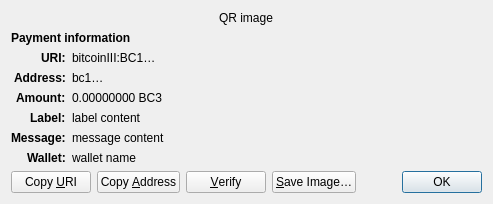
<?xml version="1.0" encoding="UTF-8"?>
<ui version="4.0">
 <class>ReceiveRequestDialog</class>
 <widget class="QDialog" name="ReceiveRequestDialog">
  <property name="geometry">
   <rect>
    <x>0</x>
    <y>0</y>
    <width>413</width>
    <height>229</height>
   </rect>
  </property>
  <property name="windowTitle">
   <string>Request payment to …</string>
  </property>
  <layout class="QGridLayout" name="gridLayout" columnstretch="0,1">
   <property name="sizeConstraint">
    <enum>QLayout::SetFixedSize</enum>
   </property>
   <item row="0" column="0" colspan="2" alignment="Qt::AlignHCenter">
    <widget class="QRImageWidget" name="qr_code">
     <property name="text">
      <string notr="true">QR image</string>
     </property>
     <property name="textInteractionFlags">
      <set>Qt::NoTextInteraction</set>
     </property>
    </widget>
   </item>
   <item row="1" column="0" colspan="2">
    <widget class="QLabel" name="payment_header">
     <property name="font">
      <font>
       <weight>75</weight>
       <bold>true</bold>
      </font>
     </property>
     <property name="text">
      <string>Payment information</string>
     </property>
     <property name="textInteractionFlags">
      <set>Qt::NoTextInteraction</set>
     </property>
    </widget>
   </item>
   <item row="2" column="0" alignment="Qt::AlignRight|Qt::AlignTop">
    <widget class="QLabel" name="uri_tag">
     <property name="font">
      <font>
       <weight>75</weight>
       <bold>true</bold>
      </font>
     </property>
     <property name="text">
      <string notr="true">URI:</string>
     </property>
     <property name="textFormat">
      <enum>Qt::PlainText</enum>
     </property>
     <property name="textInteractionFlags">
      <set>Qt::NoTextInteraction</set>
     </property>
    </widget>
   </item>
   <item row="2" column="1" alignment="Qt::AlignTop">
    <widget class="QLabel" name="uri_content">
     <property name="text">
      <string notr="true">bitcoinIII:BC1…</string>
     </property>
     <property name="textFormat">
      <enum>Qt::RichText</enum>
     </property>
     <property name="wordWrap">
      <bool>true</bool>
     </property>
     <property name="textInteractionFlags">
      <set>Qt::TextSelectableByMouse</set>
     </property>
    </widget>
   </item>
   <item row="3" column="0" alignment="Qt::AlignRight|Qt::AlignTop">
    <widget class="QLabel" name="address_tag">
     <property name="font">
      <font>
       <weight>75</weight>
       <bold>true</bold>
      </font>
     </property>
     <property name="text">
      <string>Address:</string>
     </property>
     <property name="textInteractionFlags">
      <set>Qt::NoTextInteraction</set>
     </property>
    </widget>
   </item>
   <item row="3" column="1" alignment="Qt::AlignTop">
    <widget class="QLabel" name="address_content">
     <property name="text">
      <string notr="true">bc1…</string>
     </property>
     <property name="textFormat">
      <enum>Qt::PlainText</enum>
     </property>
     <property name="textInteractionFlags">
      <set>Qt::TextSelectableByMouse</set>
     </property>
    </widget>
   </item>
   <item row="4" column="0" alignment="Qt::AlignRight|Qt::AlignTop">
    <widget class="QLabel" name="amount_tag">
     <property name="font">
      <font>
       <weight>75</weight>
       <bold>true</bold>
      </font>
     </property>
     <property name="text">
      <string>Amount:</string>
     </property>
     <property name="textInteractionFlags">
      <set>Qt::NoTextInteraction</set>
     </property>
    </widget>
   </item>
   <item row="4" column="1" alignment="Qt::AlignTop">
    <widget class="QLabel" name="amount_content">
     <property name="text">
      <string notr="true">0.00000000 BC3</string>
     </property>
     <property name="textFormat">
      <enum>Qt::PlainText</enum>
     </property>
     <property name="textInteractionFlags">
      <set>Qt::TextSelectableByMouse</set>
     </property>
    </widget>
   </item>
   <item row="5" column="0" alignment="Qt::AlignRight|Qt::AlignTop">
    <widget class="QLabel" name="label_tag">
     <property name="font">
      <font>
       <weight>75</weight>
       <bold>true</bold>
      </font>
     </property>
     <property name="text">
      <string>Label:</string>
     </property>
     <property name="textInteractionFlags">
      <set>Qt::NoTextInteraction</set>
     </property>
    </widget>
   </item>
   <item row="5" column="1" alignment="Qt::AlignTop">
    <widget class="QLabel" name="label_content">
     <property name="text">
      <string notr="true">label content</string>
     </property>
     <property name="textFormat">
      <enum>Qt::PlainText</enum>
     </property>
     <property name="wordWrap">
      <bool>true</bool>
     </property>
     <property name="textInteractionFlags">
      <set>Qt::TextSelectableByMouse</set>
     </property>
    </widget>
   </item>
   <item row="6" column="0" alignment="Qt::AlignRight|Qt::AlignTop">
    <widget class="QLabel" name="message_tag">
     <property name="font">
      <font>
       <weight>75</weight>
       <bold>true</bold>
      </font>
     </property>
     <property name="text">
      <string>Message:</string>
     </property>
     <property name="textInteractionFlags">
      <set>Qt::NoTextInteraction</set>
     </property>
    </widget>
   </item>
   <item row="6" column="1" alignment="Qt::AlignTop">
    <widget class="QLabel" name="message_content">
     <property name="text">
      <string notr="true">message content</string>
     </property>
     <property name="textFormat">
      <enum>Qt::PlainText</enum>
     </property>
     <property name="wordWrap">
      <bool>true</bool>
     </property>
     <property name="textInteractionFlags">
      <set>Qt::TextSelectableByMouse</set>
     </property>
    </widget>
   </item>
   <item row="7" column="0" alignment="Qt::AlignRight|Qt::AlignTop">
    <widget class="QLabel" name="wallet_tag">
     <property name="font">
      <font>
       <weight>75</weight>
       <bold>true</bold>
      </font>
     </property>
     <property name="text">
      <string>Wallet:</string>
     </property>
     <property name="textInteractionFlags">
      <set>Qt::NoTextInteraction</set>
     </property>
    </widget>
   </item>
   <item row="7" column="1" alignment="Qt::AlignTop">
    <widget class="QLabel" name="wallet_content">
     <property name="text">
      <string notr="true">wallet name</string>
     </property>
     <property name="textFormat">
      <enum>Qt::PlainText</enum>
     </property>
     <property name="wordWrap">
      <bool>true</bool>
     </property>
     <property name="textInteractionFlags">
      <set>Qt::TextSelectableByMouse</set>
     </property>
    </widget>
   </item>
   <item row="8" column="0" colspan="2">
    <layout class="QHBoxLayout" name="horizontalLayout">
     <item>
      <widget class="QPushButton" name="btnCopyURI">
       <property name="text">
        <string>Copy &amp;URI</string>
       </property>
       <property name="autoDefault">
        <bool>false</bool>
       </property>
      </widget>
     </item>
     <item>
      <widget class="QPushButton" name="btnCopyAddress">
       <property name="text">
        <string>Copy &amp;Address</string>
       </property>
       <property name="autoDefault">
        <bool>false</bool>
       </property>
      </widget>
     </item>
     <item>
      <widget class="QPushButton" name="btnVerify">
       <property name="text">
        <string>&amp;Verify</string>
       </property>
       <property name="toolTip">
        <string>Verify this address on e.g. a hardware wallet screen</string>
       </property>
       <property name="autoDefault">
        <bool>false</bool>
       </property>
      </widget>
     </item>
     <item>
      <widget class="QPushButton" name="btnSaveAs">
       <property name="text">
        <string>&amp;Save Image…</string>
       </property>
       <property name="autoDefault">
        <bool>false</bool>
       </property>
      </widget>
     </item>
     <item>
      <spacer name="horizontalSpacer_2">
       <property name="orientation">
        <enum>Qt::Horizontal</enum>
       </property>
       <property name="sizeHint" stdset="0">
        <size>
         <width>40</width>
         <height>20</height>
        </size>
       </property>
      </spacer>
     </item>
     <item>
      <widget class="QDialogButtonBox" name="buttonBox">
       <property name="focusPolicy">
        <enum>Qt::StrongFocus</enum>
       </property>
       <property name="standardButtons">
        <set>QDialogButtonBox::Ok</set>
       </property>
      </widget>
     </item>
    </layout>
   </item>
  </layout>
 </widget>
 <customwidgets>
  <customwidget>
   <class>QRImageWidget</class>
   <extends>QLabel</extends>
   <header>qt/qrimagewidget.h</header>
  </customwidget>
 </customwidgets>
 <tabstops>
  <tabstop>buttonBox</tabstop>
  <tabstop>btnCopyURI</tabstop>
  <tabstop>btnCopyAddress</tabstop>
  <tabstop>btnSaveAs</tabstop>
 </tabstops>
 <resources/>
 <connections>
  <connection>
   <sender>buttonBox</sender>
   <signal>accepted()</signal>
   <receiver>ReceiveRequestDialog</receiver>
   <slot>accept()</slot>
   <hints>
    <hint type="sourcelabel">
     <x>135</x>
     <y>230</y>
    </hint>
    <hint type="destinationlabel">
     <x>135</x>
     <y>126</y>
    </hint>
   </hints>
  </connection>
 </connections>
</ui>
